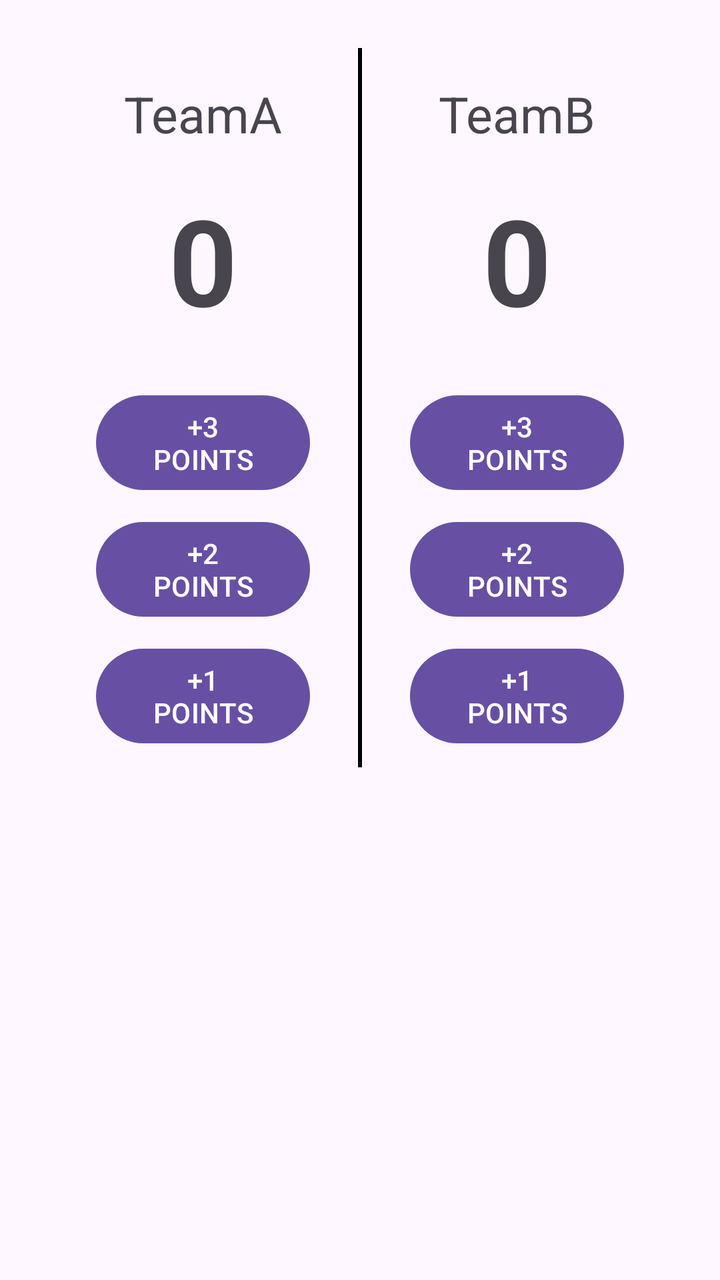
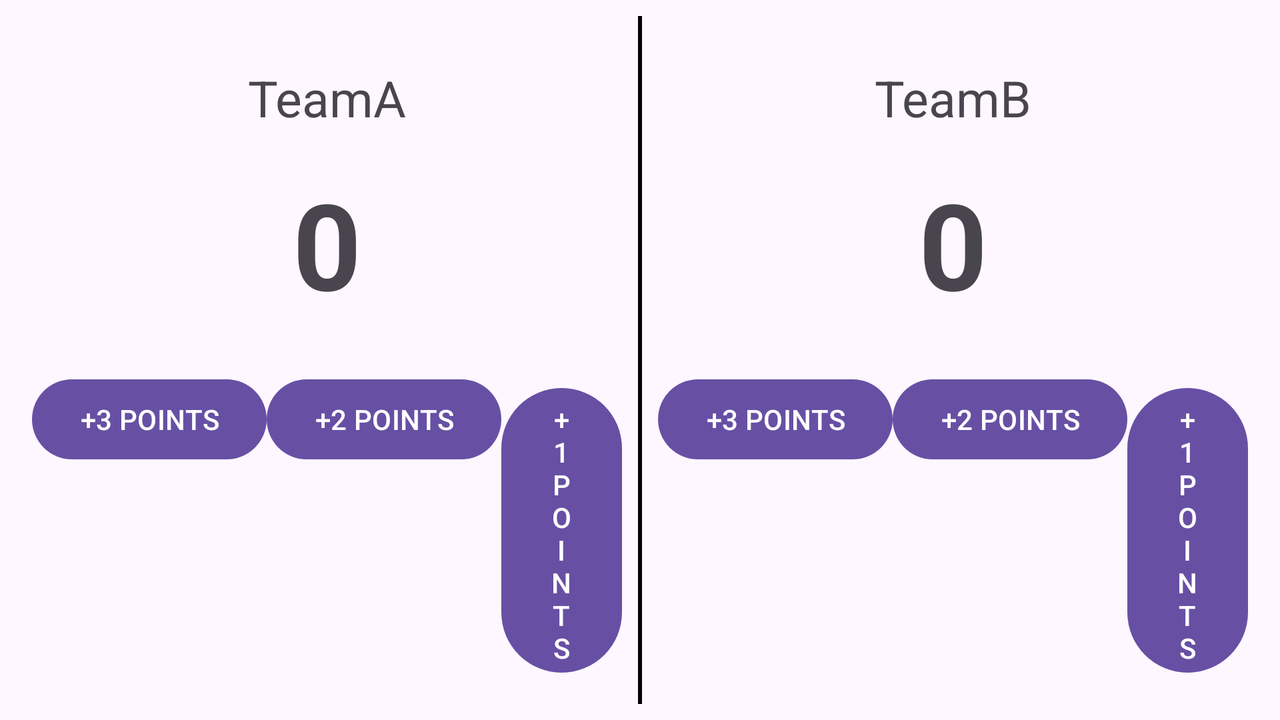

The same Android screen from two of the app's own layout files: first res/layout/ as a phone draws it, then the repository's variant for another configuration, drawn on a device whose configuration selects that folder. Both files follow.
<!-- AndroidManifest.xml: application theme Theme.MyApplication2 -->
<!-- res/layout/activity_scoring.xml -->
<?xml version="1.0" encoding="utf-8"?>
<LinearLayout xmlns:android="http://schemas.android.com/apk/res/android"
    xmlns:app="http://schemas.android.com/apk/res-auto"
    xmlns:tools="http://schemas.android.com/tools"
    android:id="@+id/main"
    android:layout_width="match_parent"
    android:layout_height="match_parent"
    android:orientation="vertical"
    android:padding="24dp"
    tools:context=".ScoringActivity">
    <LinearLayout
        android:layout_width="match_parent"
        android:layout_height="wrap_content"
        android:orientation="horizontal"
        android:weightSum="2">

        <LinearLayout
            android:layout_width="0dp"
            android:layout_height="wrap_content"
            android:layout_weight="1"
            android:orientation="vertical"
            android:gravity="center">

            <TextView
                android:layout_width="match_parent"
                android:layout_height="wrap_content"
                android:gravity="center"
                android:textSize="25dp"
                android:layout_marginTop="16dp"
                android:layout_marginBottom="16dp"
                android:text="@string/team1_label" />

            <TextView
                android:id="@+id/s1"
                android:layout_width="match_parent"
                android:layout_height="wrap_content"
                android:textSize="60sp"
                android:gravity="center"
                android:textStyle="bold"
                android:layout_marginLeft="24dp"
                android:layout_marginRight="24dp"
                android:layout_marginBottom="24dp"
                android:text="0" />

            <Button
                android:id="@+id/btn3"
                android:layout_width="match_parent"
                android:layout_height="wrap_content"
                android:layout_marginLeft="24dp"
                android:layout_marginRight="24dp"
                android:layout_marginBottom="8dp"
                android:onClick="click"
                android:text="@string/btn3_label"
                android:textAllCaps="true" />

            <Button
                android:id="@+id/btn2"
                android:layout_width="match_parent"
                android:layout_height="wrap_content"
                android:layout_marginLeft="24dp"
                android:layout_marginRight="24dp"
                android:layout_marginBottom="8dp"
                android:onClick="click"
                android:text="@string/btn2_label"
                android:textAllCaps="true" />

            <Button
                android:id="@+id/btn1"
                android:layout_width="match_parent"
                android:layout_height="wrap_content"
                android:layout_marginLeft="24dp"
                android:layout_marginRight="24dp"
                android:layout_marginBottom="8dp"
                android:onClick="click"
                android:text="@string/btn1_label"
                android:textAllCaps="true" />

        </LinearLayout>

        <TextView
            android:layout_width="2dp"
            android:layout_height="match_parent"
            android:background="@color/material_dynamic_neutral0"/>

        <LinearLayout
            android:layout_width="0dp"
            android:layout_height="wrap_content"
            android:layout_weight="1"
            android:gravity="center"
            android:orientation="vertical">

            <TextView
                android:layout_width="match_parent"
                android:layout_height="wrap_content"
                android:gravity="center"
                android:text="@string/team2_label"
                android:layout_marginTop="16dp"
                android:layout_marginBottom="16dp"
                android:textSize="25dp" />

            <TextView
                android:id="@+id/s2"
                android:layout_width="match_parent"
                android:layout_height="wrap_content"
                android:gravity="center"
                android:text="0"
                android:layout_marginLeft="24dp"
                android:layout_marginRight="24dp"
                android:layout_marginBottom="24dp"
                android:textSize="60sp"
                android:textStyle="bold" />

            <Button
                android:id="@+id/btn23"
                android:layout_width="match_parent"
                android:layout_height="wrap_content"
                android:layout_marginLeft="24dp"
                android:layout_marginRight="24dp"
                android:layout_marginBottom="8dp"
                android:onClick="onclick"
                android:text="@string/btn23_label"
                android:textAllCaps="true" />

            <Button
                android:id="@+id/btn22"
                android:layout_width="match_parent"
                android:layout_height="wrap_content"
                android:layout_marginLeft="24dp"
                android:layout_marginRight="24dp"
                android:layout_marginBottom="8dp"
                android:onClick="onclick"
                android:text="@string/btn22_label"
                android:textAllCaps="true" />

            <Button
                android:id="@+id/btn21"
                android:layout_width="match_parent"
                android:layout_height="wrap_content"
                android:layout_marginLeft="24dp"
                android:layout_marginRight="24dp"
                android:layout_marginBottom="8dp"
                android:onClick="onclick"
                android:text="@string/btn21_label"
                android:textAllCaps="true" />
        </LinearLayout>

    </LinearLayout>
    <Button
        android:id="@+id/btn_reset"
        android:layout_width="wrap_content"
        android:layout_height="wrap_content"
        android:layout_gravity="center"
        android:text="@string/reset_label"
        android:layout_marginTop="210dp"
        android:layout_marginBottom="32dp"
        android:textAllCaps="true"/>

</LinearLayout>
<!-- resources referenced by this layout -->
<resources>
  <string name="btn1_label">+1 points</string>
  <string name="btn21_label">+1 points</string>
  <string name="btn22_label">+2 points</string>
  <string name="btn23_label">+3 points</string>
  <string name="btn2_label">+2 points</string>
  <string name="btn3_label">+3 points</string>
  <string name="reset_label">resets</string>
  <string name="team1_label">TeamA</string>
  <string name="team2_label">TeamB</string>
  <style name="Theme.MyApplication2" parent="Base.Theme.MyApplication2" />
  <style name="Base.Theme.MyApplication2" parent="Theme.Material3.DayNight.NoActionBar">
          
          
          
          
      </style>
</resources>
<!-- res/layout-land/activity_scoring.xml (the repository's variant of the layout above) -->
<!-- drawn on the phone turned sideways -->
<?xml version="1.0" encoding="utf-8"?>
<LinearLayout xmlns:android="http://schemas.android.com/apk/res/android"
    xmlns:app="http://schemas.android.com/apk/res-auto"
    xmlns:tools="http://schemas.android.com/tools"
    android:id="@+id/main"
    android:layout_width="match_parent"
    android:layout_height="match_parent"
    android:orientation="vertical"
    android:padding="8dp"
    tools:context=".ScoringActivity">

    <LinearLayout
        android:layout_width="match_parent"
        android:layout_height="wrap_content"
        android:orientation="horizontal"
        android:weightSum="2">

        <LinearLayout
            android:layout_width="wrap_content"
            android:layout_height="match_parent"
            android:layout_weight="1"
            android:orientation="vertical"
            android:padding="8dp">

            <TextView
                android:layout_width="match_parent"
                android:layout_height="wrap_content"
                android:layout_marginTop="16dp"
                android:layout_marginBottom="16dp"
                android:gravity="center"
                android:text="@string/team1_label"
                android:textSize="25dp" />

            <TextView
                android:id="@+id/s1"
                android:layout_width="match_parent"
                android:layout_height="wrap_content"
                android:layout_marginLeft="24dp"
                android:layout_marginRight="24dp"
                android:layout_marginBottom="24dp"
                android:gravity="center"
                android:text="0"
                android:textSize="60sp"
                android:textStyle="bold" />

            <LinearLayout
                android:layout_width="match_parent"
                android:layout_height="match_parent"
                android:orientation="horizontal">

                <Button
                    android:id="@+id/btn3"
                    android:layout_width="wrap_content"
                    android:layout_height="wrap_content"
                    android:layout_marginBottom="16dp"
                    android:onClick="click"
                    android:text="@string/btn3_label"
                    android:textAllCaps="true" />

                <Button
                    android:id="@+id/btn2"
                    android:layout_width="wrap_content"
                    android:layout_height="wrap_content"
                    android:layout_marginBottom="16dp"
                    android:onClick="click"
                    android:text="@string/btn2_label"
                    android:textAllCaps="true" />

                <Button
                    android:id="@+id/btn1"
                    android:layout_width="wrap_content"
                    android:layout_height="wrap_content"
                    android:layout_marginBottom="8dp"
                    android:onClick="click"
                    android:text="@string/btn1_label"
                    android:textAllCaps="true" />

            </LinearLayout>

        </LinearLayout>

        <TextView
            android:layout_width="2dp"
            android:layout_height="match_parent"
            android:background="@color/material_dynamic_neutral0"/>


        <LinearLayout
            android:layout_width="wrap_content"
            android:layout_height="match_parent"
            android:layout_weight="1"
            android:orientation="vertical"
            android:padding="8dp">

            <TextView
                android:layout_width="match_parent"
                android:layout_height="wrap_content"
                android:layout_marginTop="16dp"
                android:layout_marginBottom="16dp"
                android:gravity="center"
                android:text="@string/team2_label"
                android:textSize="25dp" />

            <TextView
                android:id="@+id/s2"
                android:layout_width="match_parent"
                android:layout_height="wrap_content"
                android:layout_marginLeft="24dp"
                android:layout_marginRight="24dp"
                android:layout_marginBottom="24dp"
                android:gravity="center"
                android:text="0"
                android:textSize="60sp"
                android:textStyle="bold" />

            <LinearLayout
                android:layout_width="match_parent"
                android:layout_height="match_parent"
                android:orientation="horizontal">

                <Button
                    android:id="@+id/btn23"
                    android:layout_width="wrap_content"
                    android:layout_height="wrap_content"
                    android:layout_marginBottom="16dp"
                    android:onClick="onclick"
                    android:text="@string/btn23_label"
                    android:textAllCaps="true" />

                <Button
                    android:id="@+id/btn22"
                    android:layout_width="wrap_content"
                    android:layout_height="wrap_content"
                    android:layout_marginBottom="16dp"
                    android:onClick="onclick"
                    android:text="@string/btn22_label"
                    android:textAllCaps="true" />

                <Button
                    android:id="@+id/btn21"
                    android:layout_width="wrap_content"
                    android:layout_height="wrap_content"
                    android:layout_marginBottom="8dp"
                    android:onClick="onclick"
                    android:text="@string/btn21_label"
                    android:textAllCaps="true" />
            </LinearLayout>

        </LinearLayout>

    </LinearLayout>

    <Button
        android:id="@+id/btn_reset"
        android:layout_width="wrap_content"
        android:layout_height="wrap_content"
        android:layout_gravity="center"
        android:layout_marginTop="60dp"
        android:text="@string/reset_label"
        android:textAllCaps="true" />

</LinearLayout>
